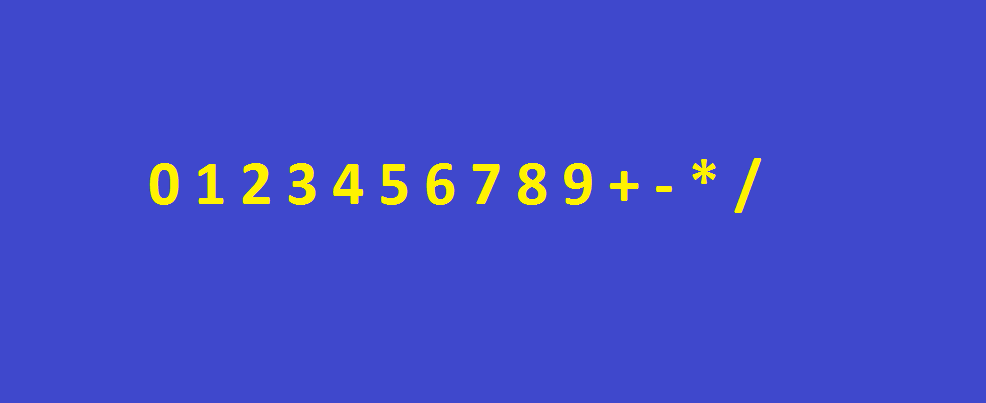
#> input picture vezbe/v2-ocr/solutions/sw_4_2014/kalkulator_alfabet.png, 986 x 403 px
$ jupyter execute --allow-errors v2_OCR_basic.ipynb   (shell and % lines are left out)   (older library calls are emulated)
#> lines starting #> are read from the running program, lines starting #| are printed output that depends on the picture; after the words box and inside, x2 and y2 are one past the last pixel; in counts of white or black regions, pixels touching at a corner belong together
Autor: Vladimir Indjic, SW 4/2014

# Kalkulator

## 1. Priprema

### Neophodne biblioteke

[cell 1]
from __future__ import print_function

import cv2
import numpy as np
import matplotlib.pyplot as plt
import collections

# keras
from keras.models import Sequential
from keras.layers.core import Dense,Activation
from keras.optimizers import SGD

import matplotlib.pylab as pylab
pylab.rcParams['figure.figsize'] = 16, 12

### Funkcije za rad sa slikama

[cell 2]
def load_image(path):
    return cv2.cvtColor(cv2.imread(path), cv2.COLOR_BGR2RGB)

def image_gray(image):
    return cv2.cvtColor(image, cv2.COLOR_RGB2GRAY)

def image_bin(image_gs):
    height, width = image_gs.shape[0:2]
    image_binary = np.ndarray((height, width), dtype=np.uint8)
    ret,image_bin = cv2.threshold(image_gs, 127, 255, cv2.THRESH_BINARY)
    return image_bin

def invert(image):
    return 255-image

def display_image(image, color= False):
    if color:
        plt.imshow(image)
    else:
        plt.imshow(image, 'gray')

def dilate(image):
    kernel = np.ones((3,3))
    return cv2.dilate(image, kernel, iterations=1)

def erode(image):
    kernel = np.ones((3,3))
    return cv2.erode(image, kernel, iterations=1)

### Rad sa regionima

Koristimo parametar cv2.RETR_EXTERNAL kako bismo izdvojili sve spoljne konturu.

[cell 3]
def resize_region(region):
    '''Transformisati selektovani region na sliku dimenzija 28x28'''
    return cv2.resize(region,(28,28), interpolation = cv2.INTER_NEAREST)

def select_roi(image_orig, image_bin):
    '''Oznaciti regione od interesa na originalnoj slici. (ROI = regions of interest)
        Za svaki region napraviti posebnu sliku dimenzija 28 x 28.
        Za označavanje regiona koristiti metodu cv2.boundingRect(contour).
        Kao povratnu vrednost vratiti originalnu sliku na kojoj su obeleženi regioni
        i niz slika koje predstavljaju regione sortirane po rastućoj vrednosti x ose
    '''
    img, contours, hierarchy = cv2.findContours(image_bin.copy(), cv2.RETR_EXTERNAL, cv2.CHAIN_APPROX_SIMPLE)
    sorted_regions = [] # lista sortiranih regiona po x osi (sa leva na desno)
    regions_array = []
    for contour in contours:
        x,y,w,h = cv2.boundingRect(contour) #koordinate i velicina granicnog pravougaonika
        # kopirati [y:y+h+1, x:x+w+1] sa binarne slike i smestiti u novu sliku
        # označiti region pravougaonikom na originalnoj slici (image_orig) sa rectangle funkcijom
        region = image_bin[y:y+h+1,x:x+w+1]
        regions_array.append([resize_region(region), (x,y,w,h)])
        cv2.rectangle(image_orig,(x,y),(x+w,y+h),(0,255,0),2)

    regions_array = sorted(regions_array, key=lambda item: item[1][0])
    sorted_regions = sorted_regions = [region[0] for region in regions_array]

    # sortirati sve regione po x osi (sa leva na desno) i smestiti u promenljivu sorted_regions
    return image_orig, sorted_regions

### Priprema za neuronsku mrezu

[cell 4]
def scale_to_range(image): # skalira elemente slike na opseg od 0 do 1
    ''' Elementi matrice image su vrednosti 0 ili 255.
        Potrebno je skalirati sve elemente matrica na opseg od 0 do 1
    '''
    return image/255

def matrix_to_vector(image):
    '''Sliku koja je zapravo matrica 28x28 transformisati u vektor sa 784 elementa'''
    return image.flatten()

def prepare_for_ann(regions):
    '''Regioni su matrice dimenzija 28x28 čiji su elementi vrednosti 0 ili 255.
        Potrebno je skalirati elemente regiona na [0,1] i transformisati ga u vektor od 784 elementa '''
    ready_for_ann = []
    for region in regions:
        # skalirati elemente regiona
        # region sa skaliranim elementima pretvoriti u vektor
        # vektor dodati u listu spremnih regiona
        scale = scale_to_range(region)
        ready_for_ann.append(matrix_to_vector(scale))

    return ready_for_ann

def convert_output(alphabet):
    '''Konvertovati alfabet u niz pogodan za obučavanje NM,
        odnosno niz čiji su svi elementi 0 osim elementa čiji je
        indeks jednak indeksu elementa iz alfabeta za koji formiramo niz.
        Primer prvi element iz alfabeta [1,0,0,0,0,0,0,0,0,0],
        za drugi [0,1,0,0,0,0,0,0,0,0] itd..
    '''
    nn_outputs = []
    for index in range(len(alphabet)):
        output = np.zeros(len(alphabet))
        output[index] = 1
        nn_outputs.append(output)
    return np.array(nn_outputs)

### Kreiranje i obucavanje neuronske mreze

Umesto da predefinisemo broj izlaznih neurona na 10, prosledicemo alfabet za koji pravimo neuronsku mrezu i njegovu velicinu koristiti kao broj izlaznih neurona.

[cell 5]
def create_ann(alphabet):
    '''Implementacija veštačke neuronske mreže sa 784 neurona na uloznom sloju,
        128 neurona u skrivenom sloju i 10 neurona na izlazu. Aktivaciona funkcija je sigmoid.
    '''
    ann = Sequential()
    ann.add(Dense(128, input_dim=784, activation='sigmoid'))
    ann.add(Dense(len(alphabet), activation='sigmoid'))
    return ann

def train_ann(ann, X_train, y_train):
    '''Obucavanje vestacke neuronske mreze'''
    X_train = np.array(X_train, np.float32) # dati ulazi
    y_train = np.array(y_train, np.float32) # zeljeni izlazi za date ulaze

    # definisanje parametra algoritma za obucavanje
    sgd = SGD(lr=0.01, momentum=0.9)
    ann.compile(loss='mean_squared_error', optimizer=sgd)

    # obucavanje neuronske mreze
    ann.fit(X_train, y_train, epochs=2000, batch_size=1, verbose = 0, shuffle=False)

    return ann

### Prikaz rezultata

[cell 6]
def winner(output): # output je vektor sa izlaza neuronske mreze
    '''pronaći i vratiti indeks neurona koji je najviše pobuđen'''
    return max(enumerate(output), key=lambda x: x[1])[0]

def display_result(outputs, alphabet):
    '''za svaki rezultat pronaći indeks pobedničkog
        regiona koji ujedno predstavlja i indeks u alfabetu.
        Dodati karakter iz alfabet u result'''
    result = []
    for output in outputs:
        result.append(alphabet[winner(output)])
    return result

## 2. Zadatak

### Priprema i treniranje neuronske mreze

[cell 7]
# Ucitavanje i binarizacija slike alfabeta kalkulatora
img_color = load_image('kalkulator_alfabet.png')
img_bin = image_bin(image_gray(img_color))
#> in image_gray, `return cv2.cvtColor(image, cv2.COLOR_RGB2GRAY)`:
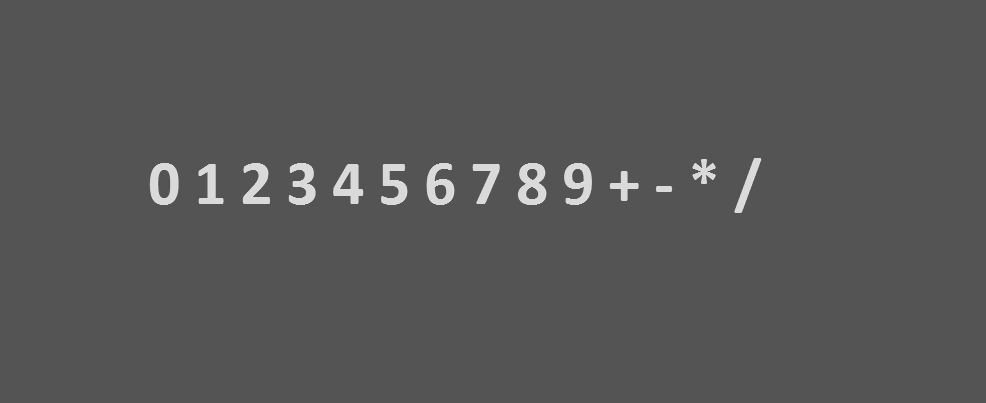
#> returned value: shape (403, 986); min 78, max 228, mean 86.5
#> in image_bin, `height, width = image_gs.shape[0:2]`: height = 403; width = 986
#> in image_bin, `ret,image_bin = cv2.threshold(image_gs, 127, 255, cv2.THRESH_BINARY)`:
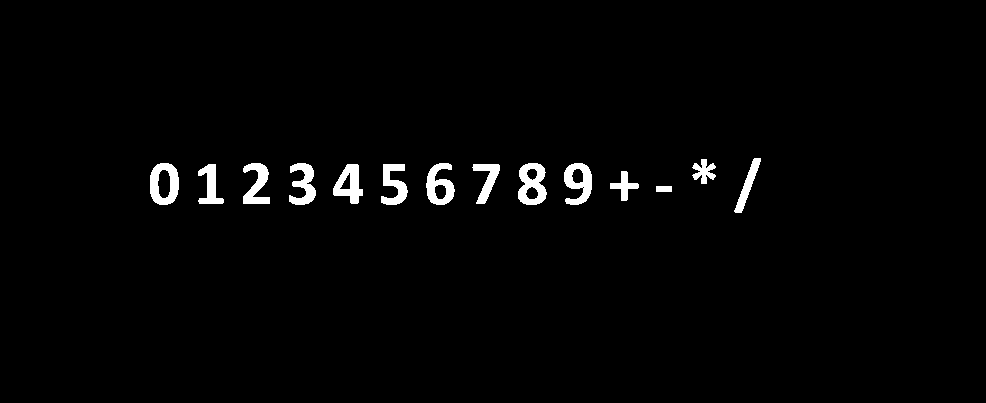
#> image_bin: shape (403, 986); 1.9% white; 14 white regions

# Izdvajanje regiona sa karakterima alfabeta
img_selected_regions, characters = select_roi(img_color, img_bin)
#> in select_roi, `img, contours, hierarchy = cv2.findContours(image_bin.copy(), cv2.RETR..`: contours = 14 contours; largest, box (x1, y1, x2, y2) and area: (150, 163, 179, 205) 982, (518, 163, 547, 205) 912, (564, 163, 592, 205) 763, (426, 163, 455, 205) 750, (333, 164, 363, 204) 696
#> the loop in select_roi, `for contour in contours:` made 14 passes
#> (x, y, w, h) on passes 2 to 13: (610, 171, 29, 30), (472, 164, 28, 40), (381, 164, 27, 41), (333, 164, 30, 40), (198, 164, 26, 40), (564, 163, 28, 42), (518, 163, 29, 42), (426, 163, 29, 42), (289, 163, 27, 42), (243, 163, 27, 41), (150, 163, 29, 42), (692, 159, 24, 25)
#> (contour, x, y, w, h) on pass 1: ([[656, 186], [656, 191], [671, 191], [671, 186]], 656, 186, 16, 6)
#> after the loop in select_roi, `for contour in contours:`:
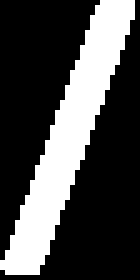
#> region: shape (56, 28) (shown 5 times larger); 29.1% white; 1 white region, box (x1, y1, x2, y2) and area: (0, 0, 27, 55) 457
#> after the loop in select_roi, `for contour in contours:`: regions_array = 14 items
#> characters = 14 items
display_image(img_selected_regions, True)

# Unosimo alfabet i pripremamo ga za neuronsku mrezu
alphabet_calc = ['0', '1', '2', '3', '4', '5', '6', '7', '8', '9', '+', '-', '*', '/']
outputs = convert_output(alphabet_calc)

# Priprema izdvojenih region sa karakterima
inputs = prepare_for_ann(characters)
#> the loop in prepare_for_ann, `for region in regions:` made 14 passes
#> after the loop in prepare_for_ann, `for region in regions:`:
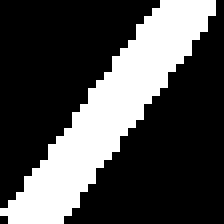
#> scale: shape (28, 28) float64 (shown 8 times larger); values 0 (black) and 1 (white), 29.6% white; 1 white region, box (x1, y1, x2, y2) and area: (0, 0, 27, 28) 232
#> inputs = 14 items

# kreiranje neuronske mreze
#> (the rest of this cell did not finish here and is left out)

### Testiranje

#### Postupak testiranja

1. Ucitavanje slike
2. Priprema slike
3. Izdvajanje regiona od interesa
4. Priprema za ulaz na neuronsku mrezu
5. Predikcija rezultata
6. Izracunavanje izraza

[cell 8]
def predict_result(path, alphabet):
    """
        Proces prepoznavanja i izracunavanja izraza prikazanog na slici.
    """
    # priprema slike
    img_color = load_image(path)
    img_bin = image_bin(image_gray(img_color))
    # izdvajanje regiona
    img_selected_regions, characters = select_roi(img_color, img_bin)
    display_image(img_selected_regions, True)
    # priprema za ulaz u ann
    test_inputs = prepare_for_ann(characters)
    # predikacija
    result = ann.predict(np.array(test_inputs, np.float32))
    result_str = "".join(display_result(result, alphabet))
    print("%s=%d" % (result_str, eval(result_str)))

#### Test 1 (sabiranje.png)

#> (a cell that did not finish here is left out)

#> call 2 of load_image, with path = 'sabiranje.png'
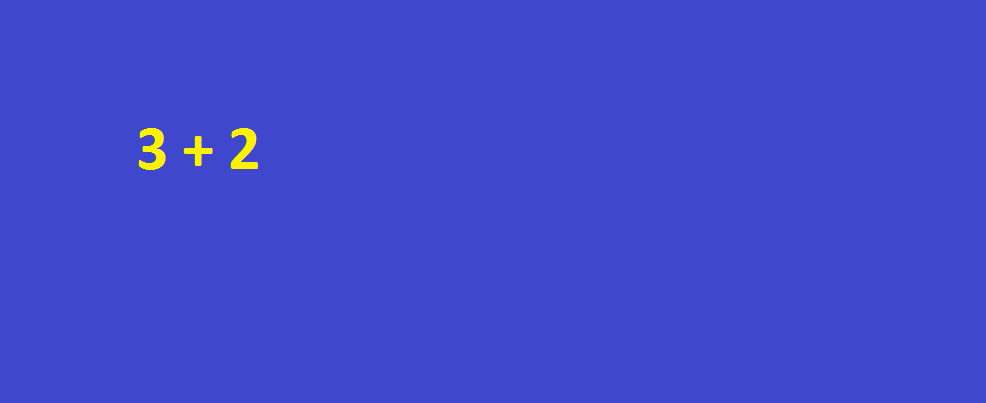
#> input picture vezbe/v2-ocr/solutions/sw_4_2014/sabiranje.png, 986 x 403 px
#> in image_bin (call 2), `ret,image_bin = cv2.threshold(image_gs, 127, 255, cv2.THRESH_BINARY)`: image_bin: shape (403, 986); 0.4% white; 3 white regions
#> in select_roi (call 2), `img, contours, hierarchy = cv2.findContours(image_bin.copy(), cv2.RETR..`: contours = 3 contours; box (x1, y1, x2, y2) and area: (139, 128, 166, 170) 556, (231, 128, 258, 169) 546, (184, 136, 213, 166) 284
#> the loop in select_roi (call 2), `for contour in contours:` made 3 passes
#> (x, y, w, h) on passes 1 to 3: (184, 136, 29, 30), (231, 128, 27, 41), (139, 128, 27, 42)
#> in predict_result, `img_selected_regions, characters = select_roi(img_color, img_bin)`: characters = 3 items
#> the loop in prepare_for_ann (call 2), `for region in regions:` made 3 passes

#### Test 2 (oduzimanje.png)

#> (a cell that did not finish here is left out)

#> call 3 of load_image, with path = 'oduzimanje.png'
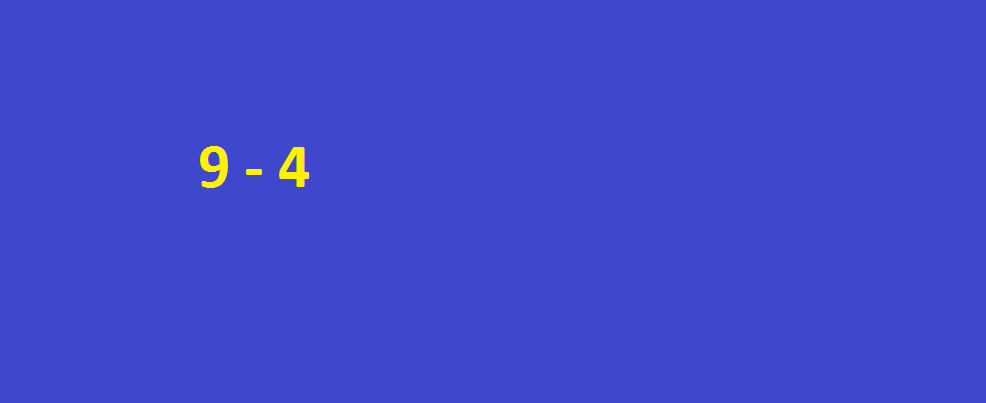
#> input picture vezbe/v2-ocr/solutions/sw_4_2014/oduzimanje.png, 986 x 403 px
#> in image_bin (call 3), `ret,image_bin = cv2.threshold(image_gs, 127, 255, cv2.THRESH_BINARY)`: image_bin: shape (403, 986); 0.37% white; 3 white regions
#> in select_roi (call 3), `img, contours, hierarchy = cv2.findContours(image_bin.copy(), cv2.RETR..`: contours = 3 contours; box (x1, y1, x2, y2) and area: (200, 146, 228, 188) 763, (279, 147, 309, 187) 696, (246, 169, 262, 175) 75

#### Test 3 (slozen_izraz.png)

#> (a cell that did not finish here is left out)

#> call 4 of load_image, with path = 'slozen_izraz.png'
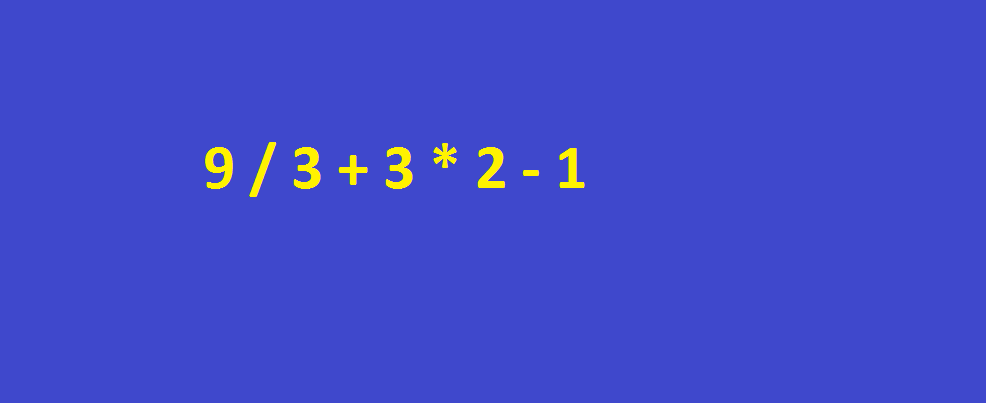
#> input picture vezbe/v2-ocr/solutions/sw_4_2014/slozen_izraz.png, 986 x 403 px
#> in image_bin (call 4), `image_binary = np.ndarray((height, width), dtype=np.uint8)`:
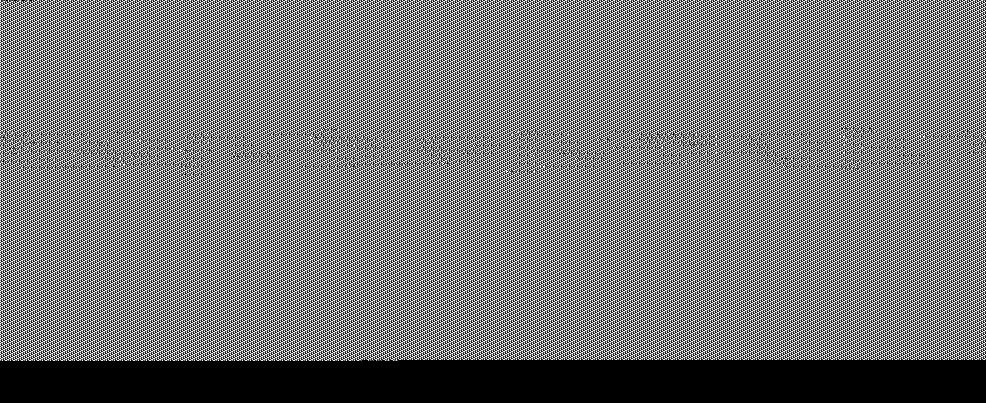
#> image_binary: shape (403, 986); min 0, max 254, mean 117
#> in image_bin (call 4), `ret,image_bin = cv2.threshold(image_gs, 127, 255, cv2.THRESH_BINARY)`:
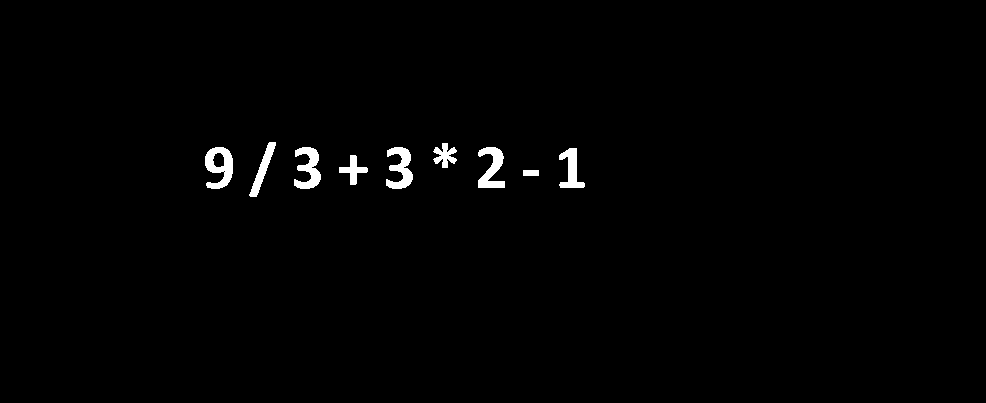
#> image_bin: shape (403, 986); 1.1% white; 9 white regions
#> in select_roi (call 4), `img, contours, hierarchy = cv2.findContours(image_bin.copy(), cv2.RETR..`: contours = 9 contours; largest, box (x1, y1, x2, y2) and area: (205, 147, 233, 189) 763, (386, 147, 413, 189) 556, (294, 147, 321, 189) 556, (478, 147, 505, 188) 546, (559, 148, 585, 188) 446
#> the loop in select_roi (call 4), `for contour in contours:` made 9 passes
#> (x, y, w, h) on passes 2 to 9: (339, 155, 29, 30), (559, 148, 26, 40), (478, 147, 27, 41), (386, 147, 27, 42), (294, 147, 27, 42), (205, 147, 28, 42), (433, 143, 24, 25), (249, 142, 27, 55)
#> (contour, x, y, w, h) on pass 1: ([[523, 170], [523, 175], [538, 175], [538, 170]], 523, 170, 16, 6)
#> pass 3, in select_roi (call 4), `region = image_bin[y:y+h+1,x:x+w+1]`:
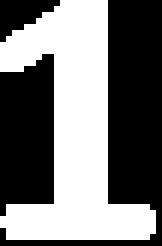
#> region: shape (41, 27) (shown 6 times larger); 46.5% white; 1 white region, box (x1, y1, x2, y2) and area: (0, 0, 26, 40) 515
#> after the loop in select_roi (call 4), `for contour in contours:`: regions_array = 9 items
